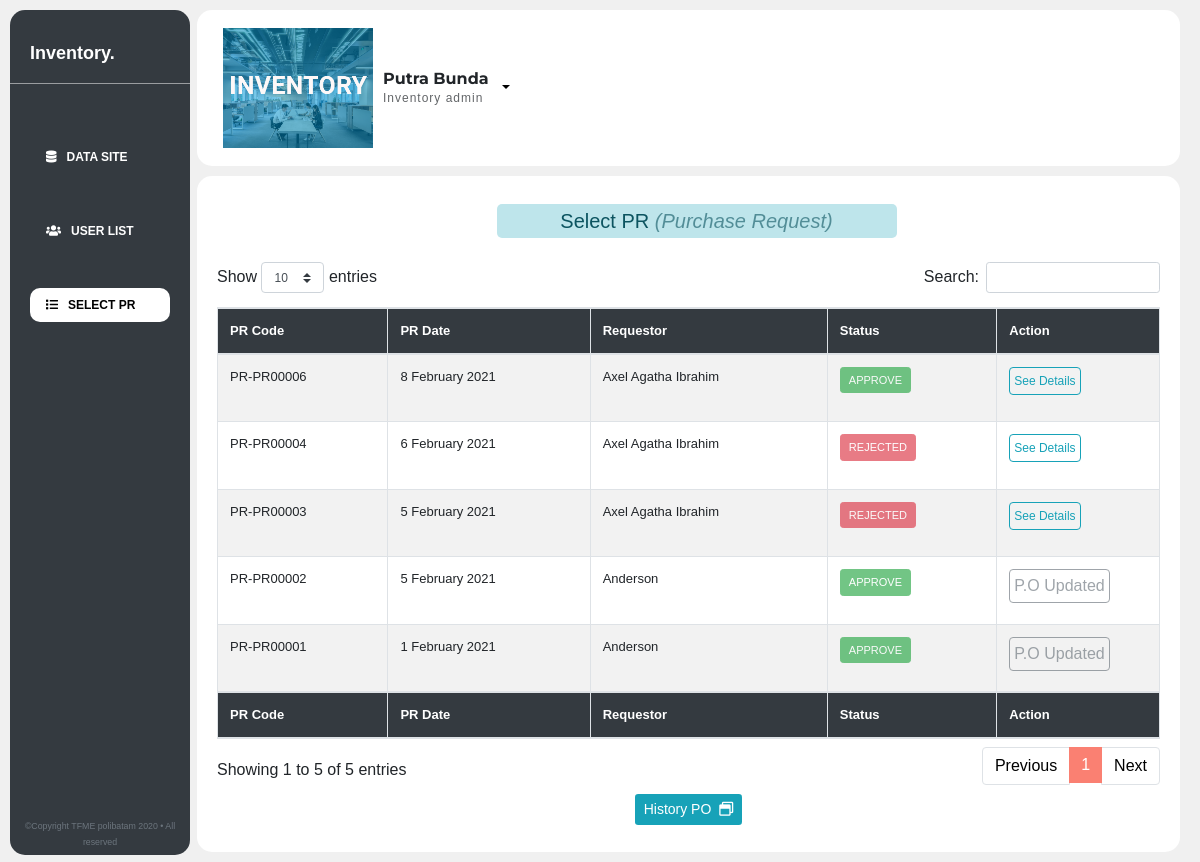
Before: /admin/history-pr.php (signed in) with the older database file.
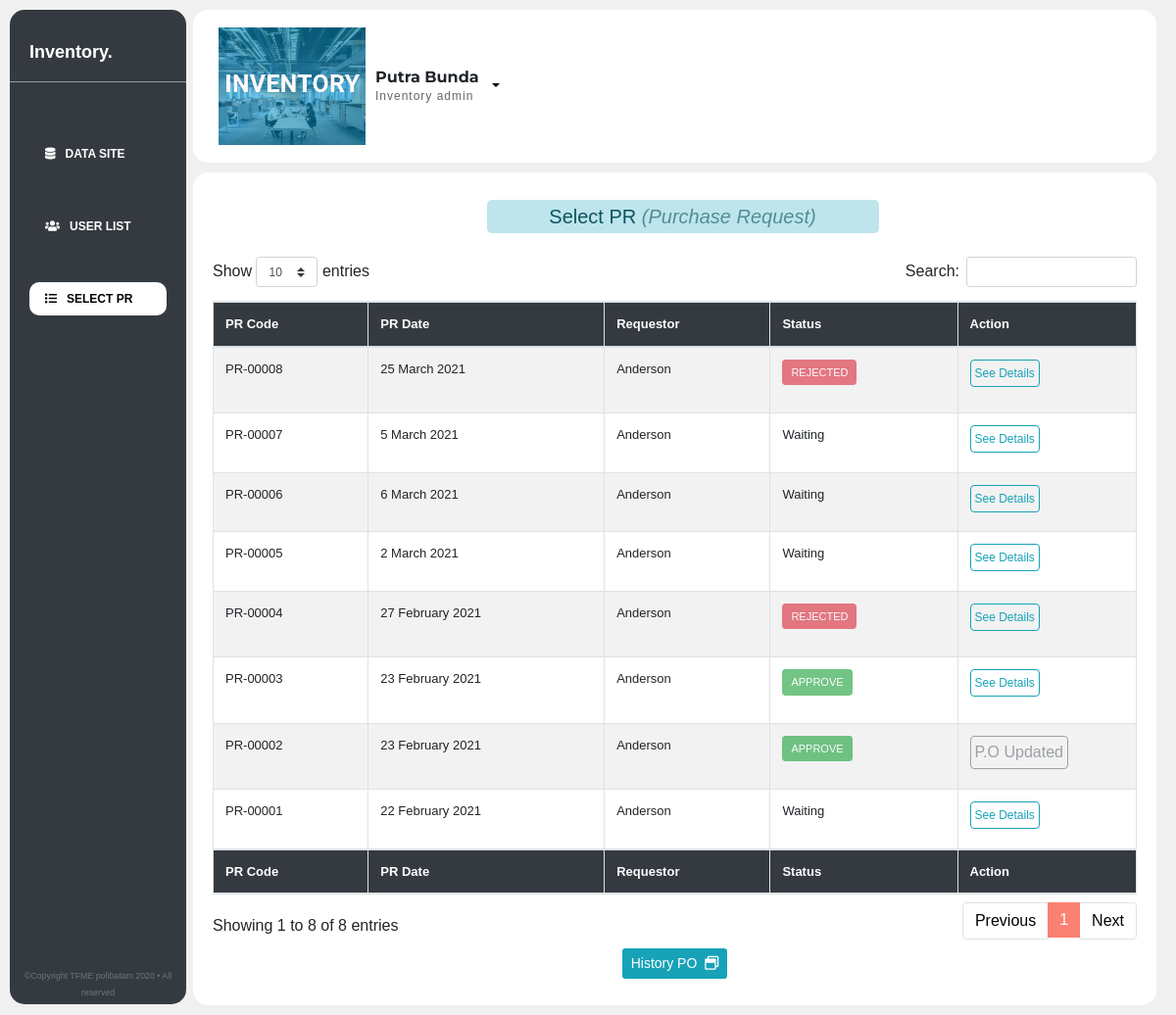
After: the same page with the newer database file.
### tables this page shows
CREATE TABLE `form_pr` (
  `id_pr` int(50) NOT NULL,
  `kode_pr` int(250) NOT NULL,
  `item_name` varchar(80) NOT NULL,
  `type` varchar(20) NOT NULL,
  `quantity` varchar(30) NOT NULL,
  `item_description` varchar(100) NOT NULL,
  `part_number` varchar(50) NOT NULL,
  `cost_center` enum('10','20','30','40') NOT NULL,
  `pr_date` date NOT NULL,
  `account_code` varchar(30) NOT NULL,
  `status` enum('waiting','approve','rejected','') NOT NULL,
  `requestor` varchar(30) NOT NULL,
  `update_po` enum('0','1','','') NOT NULL
);

### admin/history-pr.php (the view, shortened to what the changed rows need)
<?php
require "../config/config.php";
$query = mysqli_query($conn, "SELECT * FROM form_pr GROUP BY kode_pr ORDER BY id_pr DESC");
?>
<!DOCTYPE html>
<html lang="en">
<head>
    <link rel="stylesheet" href="https://maxcdn.bootstrapcdn.com/bootstrap/4.0.0/css/bootstrap.min.css"
>
    <link rel="stylesheet" href="../css/dashboard-adm.css">
    <link rel="stylesheet" href="../css/history-pr.css">
    <link rel="stylesheet" href="https://cdnjs.cloudflare.com/ajax/libs/font-awesome/5.14.0/css/all.min.css">
    <link rel="stylesheet" href="https://cdn.datatables.net/1.10.22/css/dataTables.bootstrap4.min.css">
</head>
<body>
    <div class="grid">
        <div class="konten">
            <div class="box d-flex flex-column">
                <div class="label d-flex justify-content-center mb-3" style="width: 100%;">
                    <h5 class="mt-2 list-group-item-info ml-3"
                        style="width: 20em; padding:5px; border-radius:5px;text-align:center;">Select PR </h5>
                </div>
                <div class=" table-responsive">
                    <table class="table select table-bordered table-hover table-striped" id="data" style="width: 100%;">
                        <thead>
                            <tr class="bg-dark text-white">
                                <th>PR Code</th>
                                <th>PR Date</th>
                                <th>Requestor</th>
                                <th>Status</th>
                                <th>Action</th>
                            </tr>
                        </thead>
                        <tbody>
                            <?php foreach ($query as $data) :  ?>
                            <tr>
                                <td>
                                    <?php $code = sprintf("%05s", $data['kode_pr']) ?>
                                    <?= "PR-".$code; ?> </td>
                                <td>
                                    <?php $date = date_create($data['pr_date']) ?>
                                    <?= date_format($date, 'j F Y') ; ?></td>
                                <td style="text-transform: capitalize;"><?= $data['requestor']; ?></td>
                                <td>
                                    <?php if ($data['status'] == 'approve'): ?>
                                    <p class="btn btn-success btn-sm disabled"
                                        style="font-size: 11px;text-transform:uppercase;">Approve</p>
                                    <?php elseif ($data['status'] == 'rejected'): ?>
                                    <p class="btn btn-danger btn-sm disabled"
                                        style="font-size: 11px;text-transform:uppercase;">Rejected</p>
                                    <?php elseif ($data['status'] == 'waiting'): ?>
                                    <p>Waiting</p>
                                    <?php endif; ?>
                                </td>
                                <?php if($data['update_po'] == 1 ) :?>
                                <td>
                                    <a href="#" class="btn btn-outline-secondary p-1 disabled">P.O Updated</a>
                                </td>
                                <?php elseif ($data['update_po'] == 0) : ?>
                                <td>
                                    <a href="detail-pr.php?id=<?= $data['kode_pr']?>" class="btn btn-outline-info p-1"
                                        style="font-size:12px;">See
                                        Details</a>
                                </td>
                                <?php endif; ?>
                            </tr>
                            <?php endforeach; ?>
                        </tbody>
                        <tfoot>
                            <tr class="bg-dark text-white">
                                <th>PR Code</th>
                                <th>PR Date</th>
                                <th>Requestor</th>
                                <th>Status</th>
                                <th>Action</th>
                            </tr>
                        </tfoot>
                    </table>
                </div>
                <div class="btn">
                    <a href="history-po.php" class="btn btn-sm bg-info text-white">History PO</a>
                </div>
            </div>
        </div>
    </div>
</body>
</html>

Changed rows visible on the page:
no longer on this page (row edited): form_pr: kode_pr "PR00006", pr_date "8 February 2021", requestor "Axel Agatha Ibrahim", status "APPROVE"
removed form_pr: kode_pr "PR00004", pr_date "6 February 2021", requestor "Axel Agatha Ibrahim", status "REJECTED"
no longer on this page (row edited): form_pr: kode_pr "PR00003", pr_date "5 February 2021", requestor "Axel Agatha Ibrahim", status "REJECTED"
added form_pr: kode_pr "00008", pr_date "25 March 2021", requestor "Anderson", status "REJECTED"
added form_pr: kode_pr "00007", pr_date "5 March 2021", requestor "Anderson", status "Waiting"
added form_pr: kode_pr "00006", pr_date "6 March 2021", requestor "Anderson", status "Waiting"
added form_pr: kode_pr "00005", pr_date "2 March 2021", requestor "Anderson", status "Waiting"
added form_pr: kode_pr "00004", pr_date "27 February 2021", requestor "Anderson", status "REJECTED"
now on this page (row edited): form_pr: kode_pr "00003", pr_date "23 February 2021", requestor "Anderson", status "APPROVE"
changed form_pr (number 7 of 8 on the later page): kode_pr "PR00002" → "00002"; pr_date "5 February 2021" → "23 February 2021"
changed form_pr: kode_pr "PR00001" → "00001"; pr_date "1 February 2021" → "22 February 2021"; status "APPROVE" → "Waiting"; update_po "P.O Updated" → "See Details"
Other visible differences:
text written by a page script: "Show entries Search: Showing 1 to 5 of 5 entries Previous 1 Next" → "Show entries Search: Showing 1 to 8 of 8 entries Previous 1 Next"
